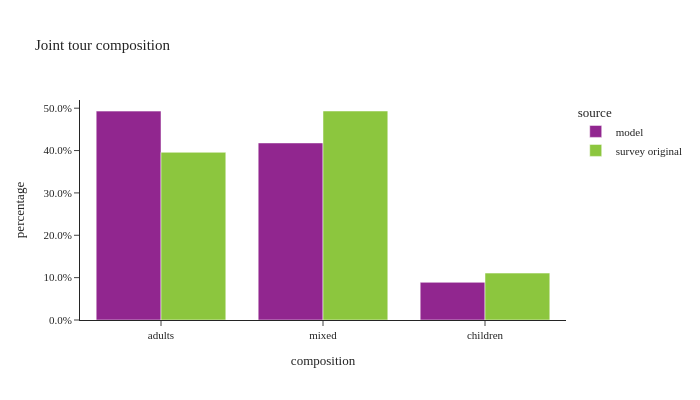

The cell this chart's notebook holds for it:
### Code cell
util.plot_share_barchart(joint_tour_data, 'tour_weight', 'composition', title="Joint tour composition")

### Figure 1 — Plotly figure (JSON) as saved in the notebook; plotly's stock layout.template omitted (floating-point values rounded to 4 significant figures)
{"data": [{"alignmentgroup": "True", "customdata": [[52190.0, 52190.0], [44240.0, 44240.0], [9415.0, 9415.0]], "hovertemplate": "source=model<br>composition=%{x}<br>percentage=%{y}<br>weighted_sum=%{customdata[0]}<br>sample_size=%{customdata[1]}<extra></extra>", "legendgroup": "model", "marker": {"color": "#91268F", "pattern": {"shape": ""}}, "name": "model", "offsetgroup": "model", "orientation": "v", "showlegend": true, "textposition": "auto", "type": "bar", "x": ["adults", "mixed", "children"], "xaxis": "x", "y": [0.4931, 0.418, 0.08895], "yaxis": "y"}, {"alignmentgroup": "True", "customdata": [[208000.0, 533.0], [259200.0, 398.0], [58170.0, 83.0]], "hovertemplate": "source=survey original<br>composition=%{x}<br>percentage=%{y}<br>weighted_sum=%{customdata[0]}<br>sample_size=%{customdata[1]}<extra></extra>", "legendgroup": "survey original", "marker": {"color": "#8CC63E", "pattern": {"shape": ""}}, "name": "survey original", "offsetgroup": "survey original", "orientation": "v", "showlegend": true, "textposition": "auto", "type": "bar", "x": ["adults", "mixed", "children"], "xaxis": "x", "y": [0.3959, 0.4934, 0.1107], "yaxis": "y"}], "layout": {"barmode": "group", "height": 400, "legend": {"title": {"text": "source"}, "tracegroupgap": 0}, "title": {"text": "Joint tour composition"}, "width": 700, "xaxis": {"anchor": "y", "domain": [0.0, 1.0], "title": {"text": "composition"}}, "yaxis": {"anchor": "x", "domain": [0.0, 1.0], "tickformat": ".1%", "title": {"text": "percentage"}}}}
